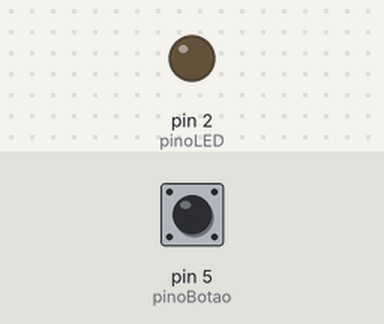
Bench run of a sketch on a simulated Arduino Uno, built with avr-gcc and run on an emulated ATmega328P. Parts: output pins drawn as LEDs (lit = HIGH). The inputs (shaded band) are chosen by the test bench; at power-on: pin 5 (pinoBotao) HIGH.

Above: at 1.2 s.
1.3 s: pin 5 (pinoBotao) pulled LOW for 0.15 s
At 1.37 s:
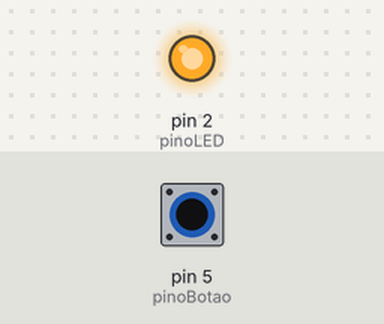
2.9 s: pin 5 (pinoBotao) pulled LOW for 3.2 s
At 6.9 s:
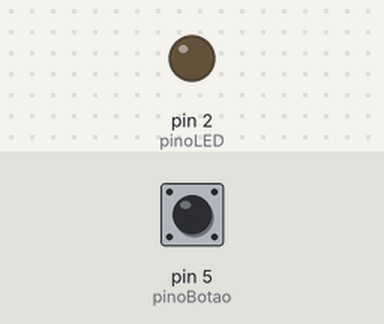
Timing chart, 0 to 8.4 s (numbered marks = the images above; inputs shaded):
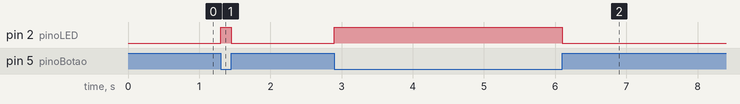

The sketch:

b-aula-botao-acende-led.ino
```cpp
int pinoBotao = 5;
int pinoLED   = 2;

void setup() {
  pinMode(pinoBotao, INPUT_PULLUP);
  pinMode(pinoLED,   OUTPUT);
}

void loop() {
  int botao = digitalRead(pinoBotao);

  if (botao == LOW) {
    digitalWrite(pinoLED, HIGH);
  } else {
    digitalWrite(pinoLED, LOW);
  }
}

// ─────────────────────────────────────────────
// DESAFIO: enquanto segurar o botão, o LED deve
// piscar rápido. Ao soltar, o LED apaga.
// (dica: coloque delay() dentro do if)
//
// BÔNUS: inverter a lógica — LED sempre aceso,
// apaga ao apertar o botão.
// ─────────────────────────────────────────────
```

Measured:
- after the input at 1.3 s, pin 2 (pinoLED): LOW → HIGH at once, → LOW 0.15 s later
- after the input at 2.9 s, pin 2 (pinoLED): LOW → HIGH at once, → LOW 3.2 s later
